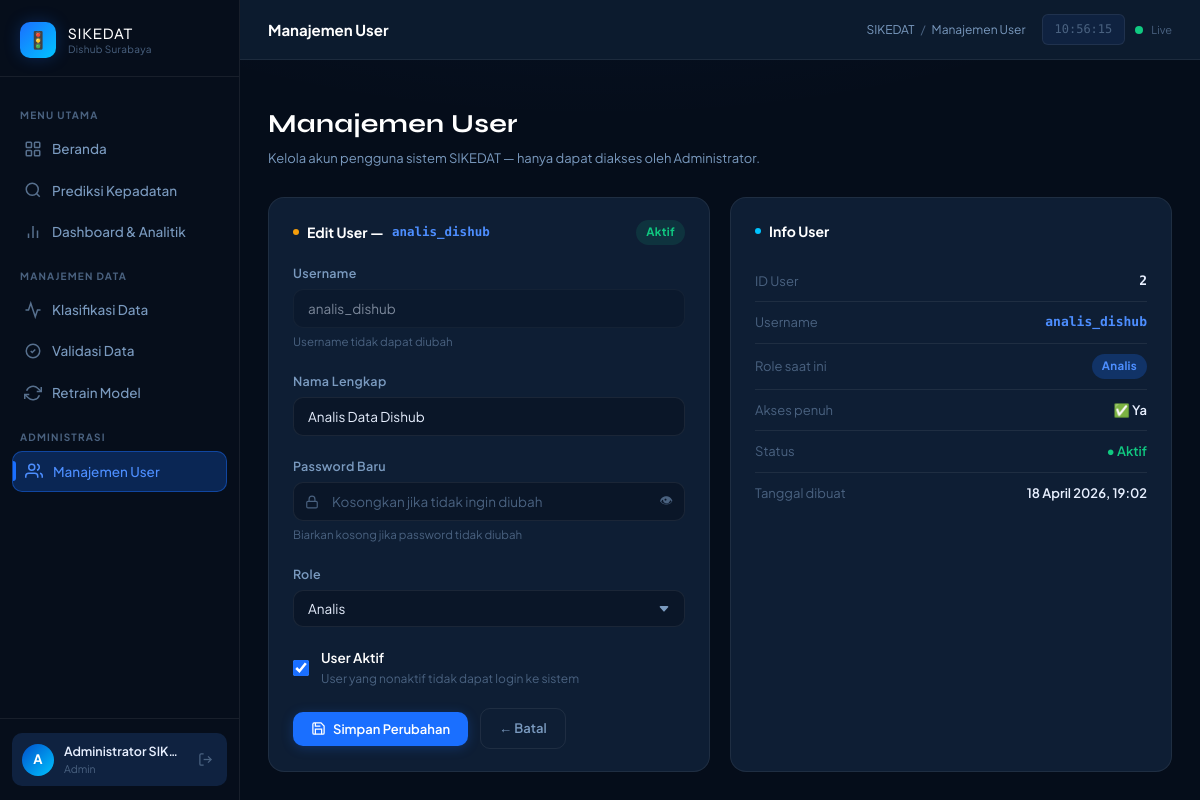
The page /users/edit/2 (signed in) on the database as committed earlier.
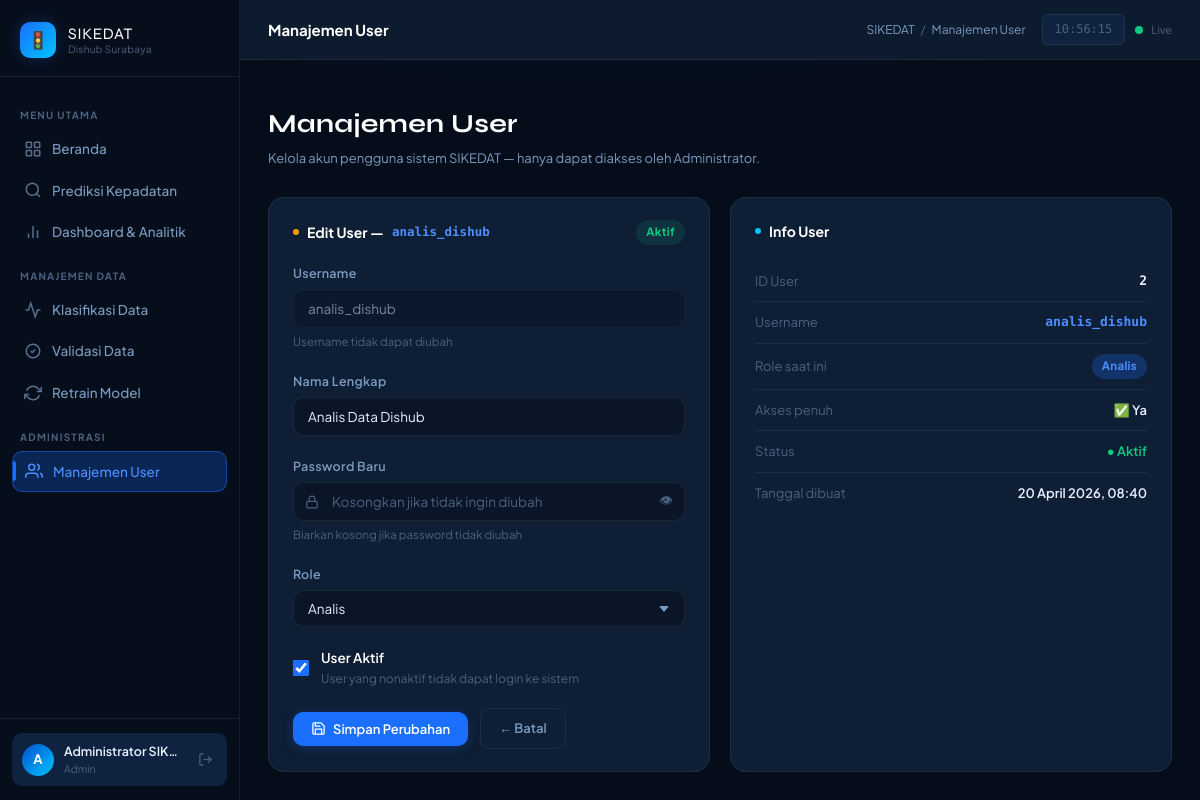
The same page on the database as committed later.
### models.py (models this page shows, shortened)
class User(UserMixin, db.Model):
    __tablename__ = 'users'
    id           = db.Column(db.Integer, primary_key=True)
    username     = db.Column(db.String(80), unique=True, nullable=False)
    password     = db.Column(db.String(200), nullable=False)  # disimpan ter-hash
    nama_lengkap = db.Column(db.String(150), nullable=True)
    role_id      = db.Column(db.Integer, db.ForeignKey('roles.id'), nullable=False)
    is_active    = db.Column(db.Boolean, default=True)
    created_at   = db.Column(db.DateTime, default=datetime.utcnow)
    dataset_diklasifikasi = db.relationship(
        'Dataset',
        foreign_keys='Dataset.classified_by',
        backref='pengklasifikasi',
        lazy=True
    )
    dataset_divalidasi = db.relationship(
        'Dataset',
        foreign_keys='Dataset.validated_by',
        backref='validator',
        lazy=True
    )
    retrain_dilakukan = db.relationship(
        'RetrainHistory',
        backref='operator',
        lazy=True
    )
    @property
    def has_full_access(self):
        return self.role.akses_penuh if self.role else False

### app.py (the view, shortened to what this page needs)
@app.route('/users/edit/<int:user_id>', methods=['GET','POST'])
@admin_required
def users_edit(user_id):
    user       = User.query.get_or_404(user_id)
    semua_role = Role.query.all()
    return render_template('users.html', semua_role=semua_role, mode='edit', user=user)

### app.py (called while the page is built)
@login_manager.user_loader
def load_user(user_id):
    return User.query.get(int(user_id))

def admin_required(f):
    @wraps(f)
    def decorated(*args, **kwargs):
        if not current_user.is_authenticated:
            return redirect(url_for('auth.login'))
        if not (current_user.role and current_user.role.nama == 'admin'):
            abort(403)
        return f(*args, **kwargs)
    return decorated

@app.context_processor
def inject_globals():
    return {'now': datetime.utcnow()}

### templates/users.html (shortened to what the changed rows need)
{% extends "base.html" %}
{% block content %}
<div class="page-header">
  <div class="flex items-center justify-between flex-wrap gap-3">
    <div>
      <h1>Manajemen User</h1>
    </div>
  </div>
</div>
{% if mode == 'list' %}
<div class="grid grid-3 fade-in" style="margin-bottom: 20px;">
  <div class="stat-card fade-in delay-1">
    <span class="stat-icon">👥</span>
    <div class="stat-label">Total User</div>
    <div class="stat-value">{{ semua_user | length }}</div>
    <div class="stat-meta">terdaftar di sistem</div>
  </div>
  <div class="stat-card success fade-in delay-2">
    <span class="stat-icon">✅</span>
    <div class="stat-label">User Aktif</div>
    <div class="stat-value">{{ semua_user | selectattr('is_active') | list | length }}</div>
    <div class="stat-meta">dapat login ke sistem</div>
  </div>
  <div class="stat-card danger fade-in delay-3">
    <span class="stat-icon">🚫</span>
    <div class="stat-label">Nonaktif</div>
    <div class="stat-value">{{ semua_user | rejectattr('is_active') | list | length }}</div>
    <div class="stat-meta">tidak dapat login</div>
  </div>
</div>
<div class="card fade-in delay-2">
  <div class="card-header">
    <div class="card-title">
      <span class="dot"></span>Daftar Pengguna Sistem
    </div>
    <div class="tabs">
      <button class="tab active" onclick="filterRole('semua', this)">Semua</button>
      {% for role in semua_role %}
      <button class="tab" onclick="filterRole('{{ role.nama }}', this)">
        {{ role.nama | capitalize }}
      </button>
      {% endfor %}
    </div>
  </div>
  <div class="table-wrapper">
    <table id="userTable">
      <thead>
        <tr>
          <th>ID</th>
          <th>Nama Lengkap</th>
          <th>Username</th>
          <th>Role</th>
          <th>Akses Penuh</th>
          <th>Status</th>
          <th>Dibuat</th>
          <th>Aksi</th>
        </tr>
      </thead>
      <tbody>
        {% for u in semua_user %}
        <tr data-role="{{ u.role.nama if u.role else '' }}">
          <td class="td-mono" style="color:var(--text-muted);">{{ u.id }}</td>
          <td style="font-weight:600;">
            <div class="flex items-center gap-2">
              <div style="
                width:30px;height:30px;border-radius:50%;flex-shrink:0;
                background:linear-gradient(135deg,var(--primary-dark),var(--cyan));
                display:flex;align-items:center;justify-content:center;
                font-size:12px;font-weight:700;color:#fff;
              ">
                {{ u.nama_lengkap[0].upper() if u.nama_lengkap else u.username[0].upper() }}
              </div>
              {{ u.nama_lengkap or '—' }}
            </div>
          </td>
          <td class="td-mono" style="color:var(--primary-light);">{{ u.username }}</td>
          <td>
            {% if u.role %}
            {% set role_colors = {'admin': 'danger', 'analis': 'primary', 'staff': 'info'} %}
            <span class="badge badge-{{ role_colors.get(u.role.nama, 'info') }}">
              {{ u.role.nama | capitalize }}
            </span>
            {% else %}
            <span style="color:var(--text-muted);">—</span>
            {% endif %}
          </td>
          <td>
            {% if u.has_full_access %}
            <span style="color:var(--success);">✅ Ya</span>
            {% else %}
            <span style="color:var(--text-muted);">— Tidak</span>
            {% endif %}
          </td>
          <td>
            {% if u.is_active %}
            <span class="badge badge-success"><span class="dot"></span>Aktif</span>
            {% else %}
            <span class="badge badge-danger"><span class="dot"></span>Nonaktif</span>
            {% endif %}
          </td>
          <td style="font-size:12px;color:var(--text-muted);">
            {{ u.created_at.strftime('%d %b %Y') if u.created_at else '—' }}
          </td>
          <td>
            <div class="flex items-center gap-1">
              <a href="{{ url_for('users_edit', user_id=u.id) }}"
                 class="btn btn-ghost btn-icon-sm" title="Edit User">
                <svg width="14" height="14" viewBox="0 0 24 24" fill="none"
                     stroke="currentColor" stroke-width="2">
                  <path d="M11 4H4a2 2 0 0 0-2 2v14a2 2 0 0 0 2 2h14a2 2 0 0 0 2-2v-7"/>
                  <path d="M18.5 2.5a2.121 2.121 0 0 1 3 3L12 15l-4 1 1-4 9.5-9.5z"/>
                </svg>
              </a>
              {% if u.id != current_user.id %}
              <form method="POST"
                    action="{{ url_for('users_toggle', user_id=u.id) }}"
                    style="display:inline;"
                    onsubmit="return confirm('{{ 'Nonaktifkan' if u.is_active else 'Aktifkan' }} user {{ u.username }}?')">
                <button type="submit"
                        class="btn btn-ghost btn-icon-sm"
                        title="{{ 'Nonaktifkan' if u.is_active else 'Aktifkan' }}"
                        style="color:{{ 'var(--danger)' if u.is_active else 'var(--success)' }};">
                  {% if u.is_active %}
                  <svg width="14" height="14" viewBox="0 0 24 24" fill="none"
                       stroke="currentColor" stroke-width="2">
                    <circle cx="12" cy="12" r="10"/>
                    <line x1="4.93" y1="4.93" x2="19.07" y2="19.07"/>
                  </svg>
                  {% else %}
                  <svg width="14" height="14" viewBox="0 0 24 24" fill="none"
                       stroke="currentColor" stroke-width="2">
                    <path d="M22 11.08V12a10 10 0 1 1-5.93-9.14"/>
                    <polyline points="22 4 12 14.01 9 11.01"/>
                  </svg>
                  {% endif %}
                </button>
              </form>
              {% else %}
              <span style="font-size:11px;color:var(--text-muted);padding:0 6px;">—</span>
              {% endif %}
            </div>
          </td>
        </tr>
        {% else %}
        <tr>
          <td colspan="8" style="text-align:center;padding:40px;color:var(--text-muted);">
            <div style="font-size:32px;margin-bottom:8px;opacity:0.2;">👥</div>
            Belum ada user terdaftar.
          </td>
        </tr>
        {% endfor %}
      </tbody>
    </table>
  </div>
</div>
<!-- ══════════════════════════════════════
     MODE: CREATE — Form tambah user baru
     ══════════════════════════════════════ -->
{% elif mode == 'edit' %}
<div class="grid grid-12 fade-in">
  <div class="card col-span-6 fade-in delay-1">
    <div class="card-header">
      <div class="card-title">
        <span class="dot" style="background:var(--warning);"></span>
        Edit User — <span class="td-mono" style="color:var(--primary-light);">{{ user.username }}</span>
      </div>
      <span class="badge badge-{{ 'success' if user.is_active else 'danger' }}">
        {{ 'Aktif' if user.is_active else 'Nonaktif' }}
      </span>
    </div>
    <form method="POST" action="{{ url_for('users_edit', user_id=user.id) }}" id="editForm">
      <div class="form-group">
        <label class="form-label">Username</label>
        <input type="text" class="form-control"
               value="{{ user.username }}" disabled
               style="opacity:0.5;cursor:not-allowed;" />
        <div class="form-hint">Username tidak dapat diubah</div>
      </div>
      <div class="form-group">
        <label class="form-label">Nama Lengkap</label>
        <input type="text" class="form-control" name="nama_lengkap"
               value="{{ user.nama_lengkap or '' }}"
               placeholder="Nama lengkap" />
      </div>
      <div class="form-group">
        <label class="form-label">Password Baru</label>
        <div class="input-group">
          <input type="password" class="form-control" name="password"
                 id="editPassword" placeholder="Kosongkan jika tidak ingin diubah" />
          <button type="button" onclick="togglePwd('editPassword')"
                  style="position:absolute;right:12px;top:50%;transform:translateY(-50%);
                         background:none;border:none;color:var(--text-muted);cursor:pointer;">
            👁
          </button>
        </div>
        <div class="form-hint">Biarkan kosong jika password tidak diubah</div>
      </div>
      <div class="form-group">
        <label class="form-label">Role</label>
        <select class="form-control" name="role_id"
                {% if user.id == current_user.id %}disabled{% endif %}>
          {% for role in semua_role %}
          <option value="{{ role.id }}"
                  {{ 'selected' if user.role_id == role.id else '' }}>
            {{ role.nama | capitalize }}
          </option>
          {% endfor %}
        </select>
      </div>
      <div class="form-group">
        <label class="flex items-center gap-3" style="cursor:pointer;">
          <input type="checkbox" name="is_active"
                 {% if user.is_active %}checked{% endif %}
                 style="accent-color:var(--primary);width:16px;height:16px;" />
          <div>
            <div style="font-size:13.5px;font-weight:600;color:var(--text-heading);">
              User Aktif
            </div>
            <div style="font-size:12px;color:var(--text-muted);">
              User yang nonaktif tidak dapat login ke sistem
            </div>
          </div>
        </label>
      </div>
      <div class="flex items-center gap-3">
        <button type="submit" class="btn btn-primary">
          <svg width="15" height="15" viewBox="0 0 24 24" fill="none"
               stroke="currentColor" stroke-width="2">
            <path d="M19 21H5a2 2 0 0 1-2-2V5a2 2 0 0 1 2-2h11l5 5v11a2 2 0 0 1-2 2z"/>
            <polyline points="17 21 17 13 7 13 7 21"/>
            <polyline points="7 3 7 8 15 8"/>
          </svg>
          Simpan Perubahan
        </button>
        <a href="{{ url_for('users_list') }}" class="btn btn-outline">← Batal</a>
      </div>
    </form>
  </div>
  <div class="card col-span-6 fade-in delay-2">
    <div class="card-header">
      <div class="card-title">
        <span class="dot" style="background:var(--cyan);"></span>
        Info User
      </div>
    </div>
    <div class="kv-pair">
      <span class="key">ID User</span>
      <span class="val text-mono">{{ user.id }}</span>
    </div>
    <div class="kv-pair">
      <span class="key">Username</span>
      <span class="val text-mono" style="color:var(--primary-light);">{{ user.username }}</span>
    </div>
    <div class="kv-pair">
      <span class="key">Role saat ini</span>
      <span class="val">
        {% if user.role %}
        {% set rc = {'admin':'danger','analis':'primary','staff':'info'} %}
        <span class="badge badge-{{ rc.get(user.role.nama,'info') }}">
          {{ user.role.nama | capitalize }}
        </span>
        {% else %}—{% endif %}
      </span>
    </div>
    <div class="kv-pair">
      <span class="key">Akses penuh</span>
      <span class="val">
        {{ '✅ Ya' if user.has_full_access else '— Tidak' }}
      </span>
    </div>
    <div class="kv-pair">
      <span class="key">Status</span>
      <span class="val">
        {% if user.is_active %}
        <span style="color:var(--success);">● Aktif</span>
        {% else %}
        <span style="color:var(--danger);">● Nonaktif</span>
        {% endif %}
      </span>
    </div>
    <div class="kv-pair" style="border:none;">
      <span class="key">Tanggal dibuat</span>
      <span class="val">
        {{ user.created_at.strftime('%d %B %Y, %H:%M') if user.created_at else '—' }}
      </span>
    </div>
  </div>
</div>
{% endif %}
{% endblock %}

Rows that differ between the two databases and show on the page:
changed User "analis_dishub": created_at "18 April 2026, 19:02" → "20 April 2026, 08:40"
